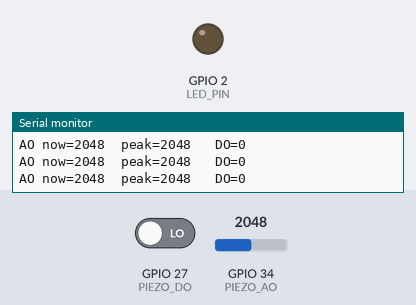
Bench run of a sketch on a simulated ESP32. Shown: output pins drawn as LEDs (lit = HIGH), the last lines printed to the serial monitor. The inputs (shaded band) are chosen by the test bench; at power-on: GPIO 27 (PIEZO_DO) LOW, GPIO 34 (PIEZO_AO) = 2048 (analog values on the 0–4095 scale).

Above: at 1.5 s.
1.6 s: GPIO 27 (PIEZO_DO) driven HIGH
At 2.3 s:
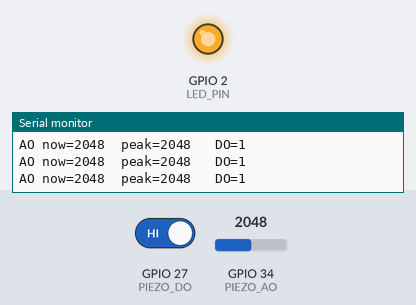
3.1 s: GPIO 34 (PIEZO_AO) set to 1068
4.6 s: GPIO 34 (PIEZO_AO) set to 948
6.4 s: GPIO 27 (PIEZO_DO) driven LOW
At 7.1 s:
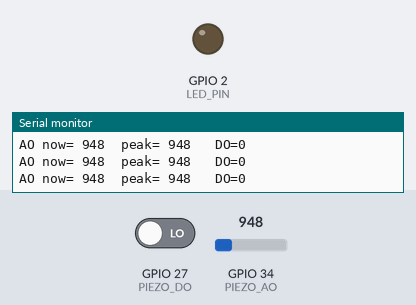
Timing chart, 0 to 8.9 s (numbered marks = the images above; inputs shaded):
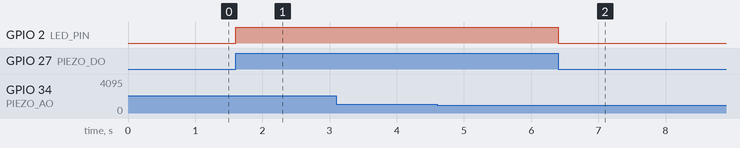

The sketch:

piezo_test.ino
```cpp
/**
 * Piezo 센서 단독 테스트 (WiFi/서버 불필요)
 *
 *  목적: 1) 배선이 맞는지   2) 충격 시 값이 튀는지   3) HIT_THRESHOLD 캘리브레이션
 *
 *  모듈(VCC/GND/AO/DO) 배선 — ⚠️ VCC는 반드시 3.3V (5V 금지):
 *    VCC -> 3V3,  GND -> GND,  AO -> GPIO34,  DO -> GPIO27(선택)
 *
 *  시리얼 모니터: 115200 baud
 *    - 평상시 노이즈(base)와 충격 시 peak 값을 비교해
 *      그 "사이" 값으로 esp32_hit.ino 의 HIT_THRESHOLD 를 정한다.
 */

const int PIEZO_AO = 34;   // 모듈 AO (아날로그) -> 입력전용 ADC1
const int PIEZO_DO = 27;   // 모듈 DO (디지털, 선택) - 안 쓰면 무시됨
const int LED_PIN  = 2;    // 온보드 LED

int peak = 0;              // 관측된 최대값
unsigned long lastReport = 0;

void setup() {
  Serial.begin(115200);
  delay(300);
  pinMode(LED_PIN, OUTPUT);
  pinMode(PIEZO_AO, INPUT);
  pinMode(PIEZO_DO, INPUT);
  analogReadResolution(12);                    // 0~4095
  analogSetPinAttenuation(PIEZO_AO, ADC_11db); // 0~3.3V
  Serial.println("\n=== Piezo 단독 테스트 시작 ===");
  Serial.println("센서를 톡톡 쳐보세요. 충격 시 peak 가 올라갑니다.");
  Serial.println("base(평상시) 와 peak(충격) 차이를 보고 THRESHOLD 결정.\n");
}

void loop() {
  int v   = analogRead(PIEZO_AO);   // 아날로그 값
  int dig = digitalRead(PIEZO_DO);  // 디지털(비교기) 값: 임계 넘으면 HIGH/LOW

  if (v > peak) peak = v;          // 이번 구간 최대값 추적

  // DO 가 트리거되면 LED 로 즉시 표시(모듈 가변저항으로 임계 조절)
  digitalWrite(LED_PIN, dig);

  // 200ms 마다 현재값/피크 출력
  if (millis() - lastReport > 200) {
    lastReport = millis();
    Serial.printf("AO now=%4d  peak=%4d   DO=%d\n", v, peak, dig);
    peak = 0;                      // 구간 피크 리셋
  }

  delay(2);
}
```

Measured:
- after the input at 1.6 s, GPIO 2 (LED_PIN): LOW → HIGH at once
- after the input at 6.4 s, GPIO 2 (LED_PIN): HIGH → LOW at once
